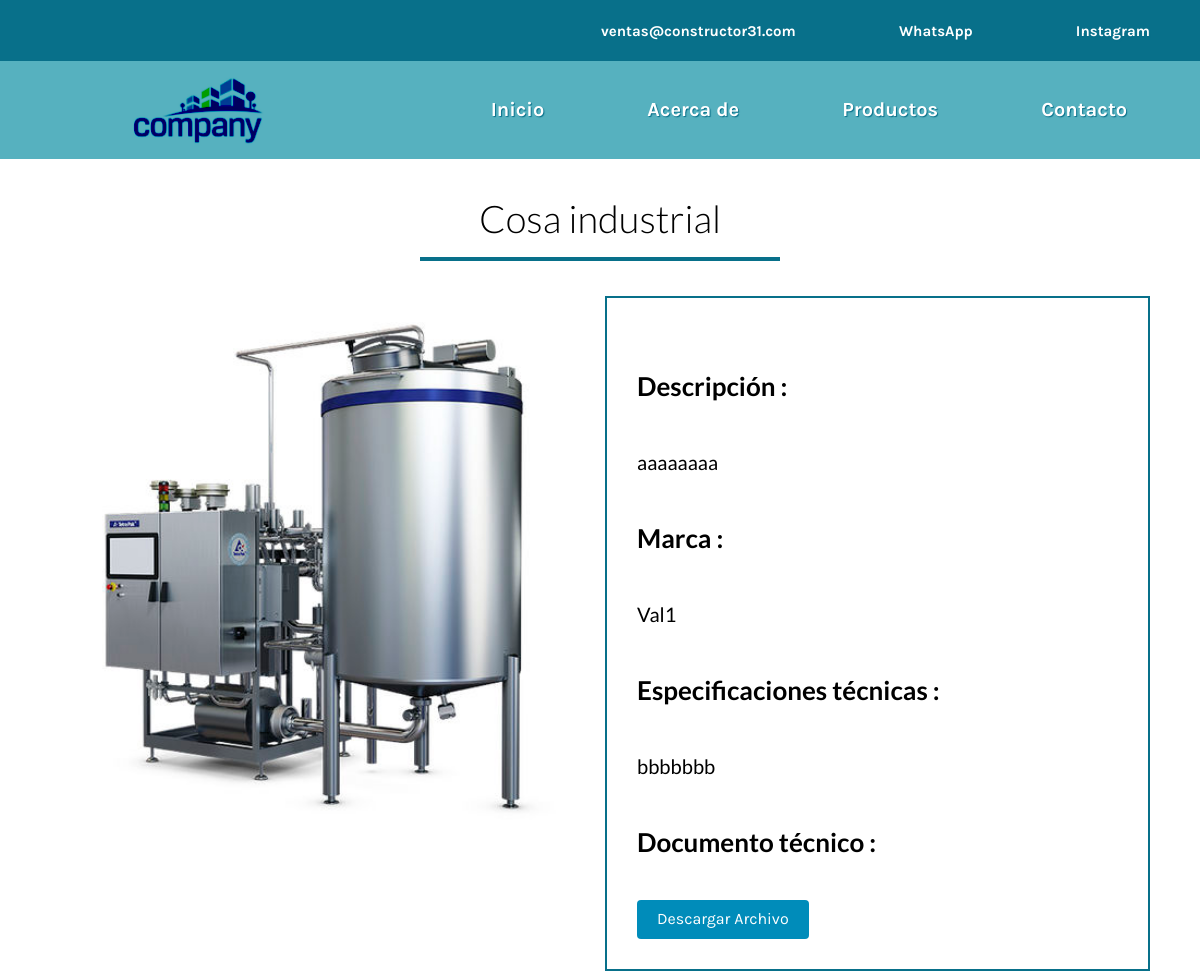
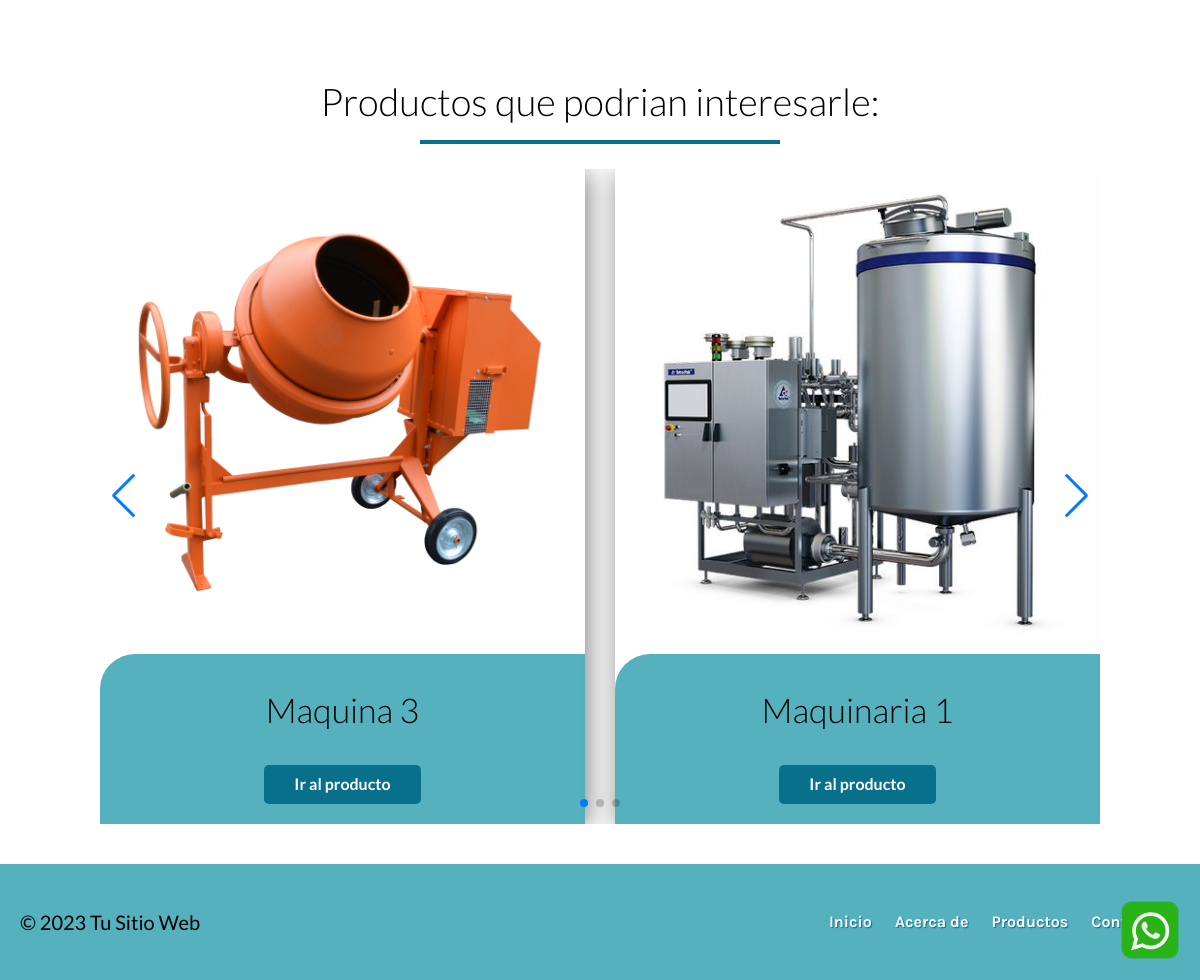
/producto/2/, run on the app's committed database (2 pictures, top to bottom).
### main/models.py (models this page shows, shortened)
class Producto(models.Model):
    id_producto = models.AutoField(primary_key=True)
    nombre = models.CharField(max_length=100)
    marca = models.ForeignKey(Marca, max_length=100, on_delete=models.CASCADE)
    descripcion = models.TextField()
    esp_tecnica = models.TextField()
    imagen = models.ImageField(upload_to='productos/imagenes')
    tipo = models.ForeignKey(Tipo, on_delete=models.CASCADE)
    archivo = models.FileField(upload_to='productos/documentos')  # Campo para almacenar el archivo PDF

class Marca(models.Model):
    id_marca = models.AutoField(primary_key=True)
    nombre = models.CharField(max_length=100)
    pais = models.CharField(max_length=100)
    def __str__(self):
            return  self.nombre

### main/views.py (the view)
# urls.py: path('producto/<int:id_producto>/', views.producto, name='detalle_producto'),
def producto(request, id_producto):
    producto = get_object_or_404(Producto, pk=id_producto)
    relacionados = Producto.objects.all()
    return render(request, 'detalle_producto.html', {'producto': producto, 'relacionados' : relacionados})

### main/templates/detalle_producto.html (shortened to what this page needs)
{% include 'includes/header.html' %}
{% load static %}
<link rel="stylesheet" type="text/css" href="{% static 'swipe/swiper-bundle.min.css' %}">
<h1>{{ producto.nombre }}</h1>
    <div class="detalle-contenedor">
        <div class="detalle-contenido">
            <div class="col">
                <div class="producto-imagen">
                    <img src="{{ producto.imagen.url }}" alt="{{ producto.nombre }}">
                </div>
            </div>
            <div class="col border">
                <h4> Descripción : </h4>
                    <p>{{ producto.descripcion }}</p>
                <h4> Marca : </h4>
                    <p>{{ producto.marca }}</p>
                <h4> Especificaciones técnicas : </h4>
                    <p>{{ producto.esp_tecnica }}</p>
                {% if producto.archivo %}
                    <h4> Documento técnico : </h4>
                    <a href="{{ producto.archivo.url }}" download>
                        <button class="boton-descarga">Descargar Archivo</button>
                    </a>
                {% endif %}
            </div>
        </div>
    </div>
    <h1>Productos que podrian interesarle:</h1>
    <div class="swiper">
        <div class="swiper-wrapper">
          {% for i in relacionados %}
            {% if i.tipo == producto.tipo and i.id_producto != producto.id_producto %}
                <div class="swiper-slide">
                    <div class="anuncio-contenido">
                        <div class="anuncio-imagen">
                            <img src="{{ i.imagen.url }}" alt="Imagen de la tarjeta">
                        </div>
                        <div class="anuncio-body">
                            <h2>{{ i.nombre }}</h2>
                            <form method="get" action="{% url 'detalle_producto' i.id_producto %}">
                                <button class="boton-teal" type="submit">Ir al producto</button>
                            </form>
                        </div>
                    </div>
                </div>
            {% endif %}
          {% endfor %}
        </div>
        <div class="swiper-pagination"></div>
        <div class="swiper-button-prev"></div>
        <div class="swiper-button-next"></div>
    </div>
</body>
</html>
{% include 'includes/footer.html' %}

### main/static/css/app.css (style rules this page uses)
html { line-height: 1.15; -webkit-text-size-adjust: 100%; }
body { margin: 0; }
h1 { font-size: 2em; margin: 0.67em 0; }
a { background-color: transparent; }
img { border-style: none; }
button, input, optgroup, select, textarea { font-family: inherit; font-size: 100%; line-height: 1.15; margin: 0; }
button, input { overflow: visible; }
button, select { text-transform: none; }
button, [type=button], [type=reset], [type=submit] { -webkit-appearance: button; }
html { font-size: 62.5%; box-sizing: border-box; }
*, *:before, *:after { box-sizing: inherit; }
body { font-family: "Lato", sans-serif; font-size: 1.6rem; line-height: 1.8; }
p { color: #000000; font-size: 2rem; }
a { text-decoration: none; font-family: "Karla", sans-serif; text-shadow: 1px 1px 1px #08708A; }
img, picture { width: 100%; display: block; }
h1, h2, h3 { font-family: "Lato", sans-serif; margin: 2.5rem 0; font-weight: 300; text-align: center; }
h1 { font-size: 3.8rem; }
h2 { font-size: 3.4rem; }
h4 { font-size: 2.6rem; }
h1::after { content: ""; display: block; border-bottom: 0.4rem solid #08708A; width: 30%; margin: 0 auto; margin-top: 5px; }
.anuncio-contenido { background-color: white; text-align: center; box-shadow: 3px 3px 25px 0px rgba(0, 0, 0, 0.5); display: flex; flex-direction: column; align-items: center; justify-content: center; }
.anuncio-contenido img { aspect-ratio: 2/2; object-fit: contain; border-radius: 5px; }
.anuncio-contenido form { display: flex; justify-content: center; }
.boton-teal { background-color: #08708A; color: #FFFFFF; font-weight: 700; text-decoration: none; padding: 1rem 3rem; text-align: center; margin-top: 2.5rem; display: block; border: 0rem; margin-bottom: 2rem; border-radius: 0.5rem; cursor: pointer; }
.anuncio-body { background-color: #56B1BF; width: 100%; height: 100%; border-radius: 35px 0 0 0; }
.anuncio-body h2 { margin-bottom: 0; }
.anuncio-imagen { width: 100%; height: 100%; }
.detalle-contenedor { padding: 1rem 5rem 5rem 5rem; }
@media (min-width: 768px) { .detalle-contenido { display: grid; gap: 1rem; grid-template-columns: repeat(2, 1fr); width: 100%; } }
.boton-descarga { background-color: #008CBA; color: #fff; border: none; padding: 10px 20px; text-align: center; text-decoration: none; display: inline-block; font-size: 16px; cursor: pointer; border-radius: 4px; }
.border { border: 2px solid #08708A; padding: 3rem; }
.swiper { max-width: 100rem; }
.swiper-button-prev { margin-right: 5rem !important; }
.swiper-button-next { margin-left: 5rem !important; }

### data on the page
Producto: nombre "Cosa industrial", imagen (picture), descripcion "aaaaaaaa", marca "Val1", esp_tecnica "bbbbbbb"
Producto: imagen (picture), nombre "Maquina 3"
Producto: imagen (picture), nombre "Maquinaria 1"
